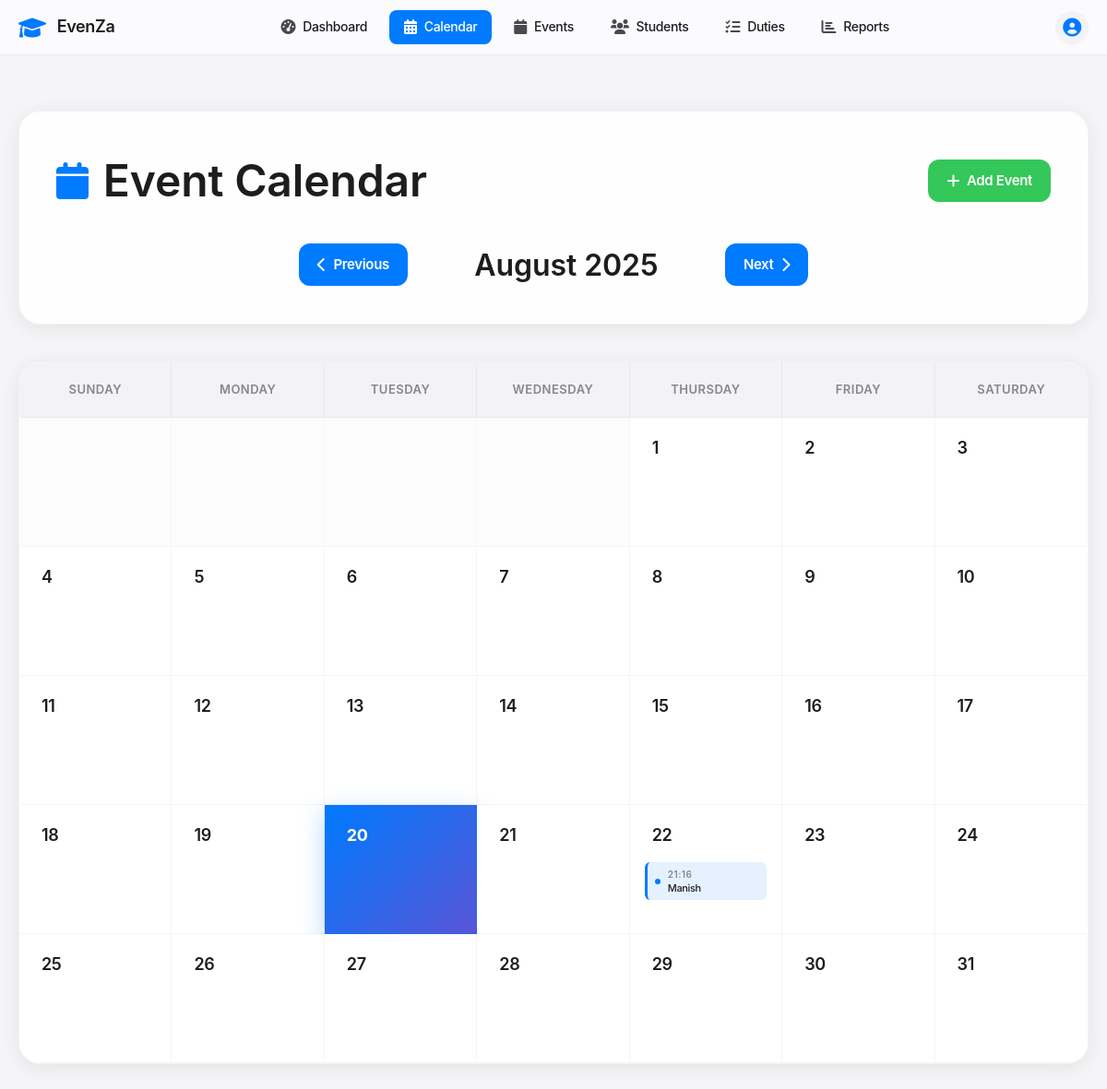
/calendar, run on an earlier commit of the app's database.
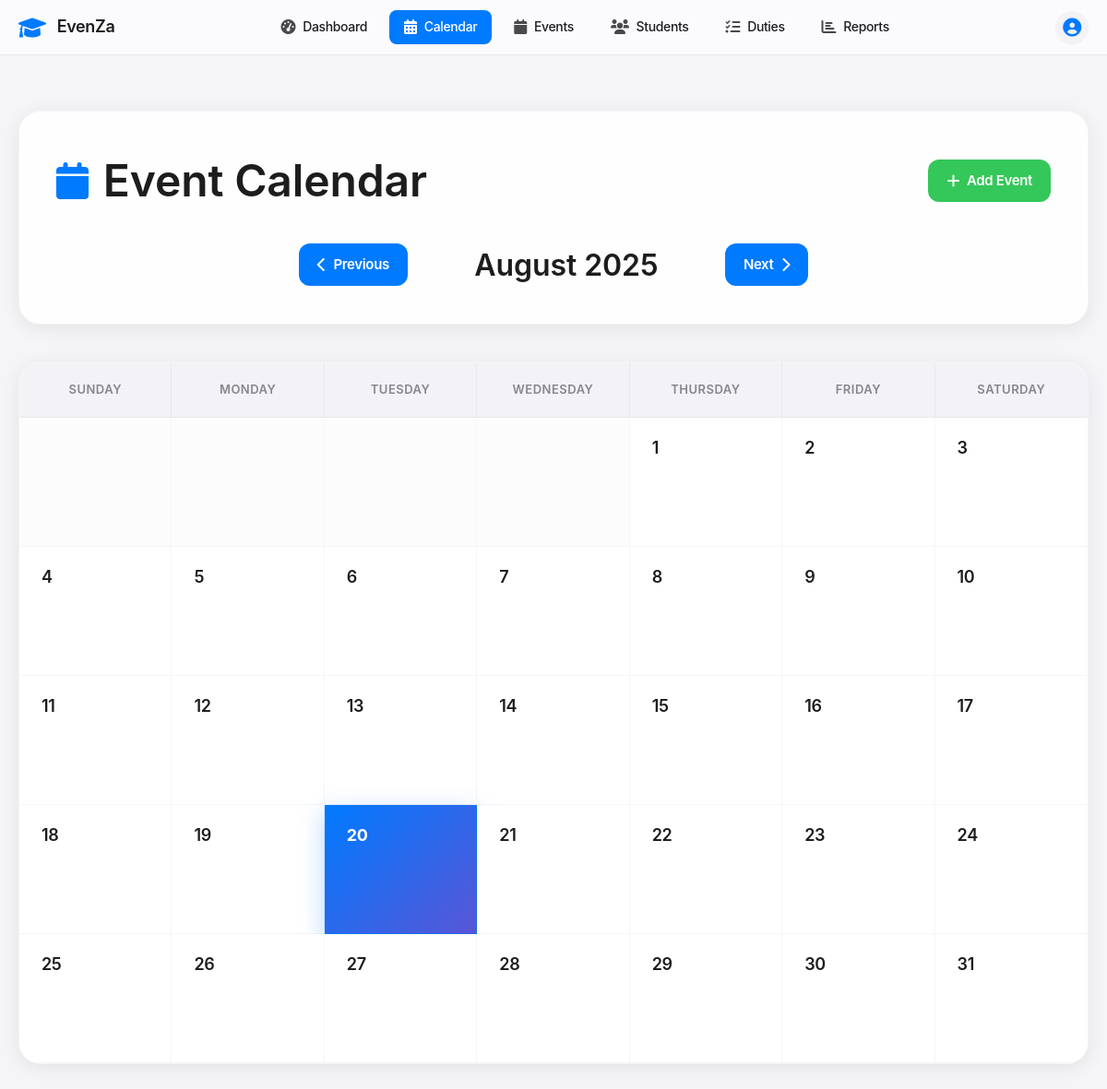
And on a later commit of the database.
### tables this page shows
CREATE TABLE events (
            id INTEGER PRIMARY KEY AUTOINCREMENT,
            name TEXT NOT NULL,
            type TEXT NOT NULL,
            event_date DATE NOT NULL,
            start_time TIME NOT NULL,
            end_time TIME NOT NULL,
            venue TEXT NOT NULL,
            description TEXT,
            host_school TEXT NOT NULL,
            participating_schools TEXT,
            status TEXT DEFAULT 'upcoming',
            created_at TIMESTAMP DEFAULT CURRENT_TIMESTAMP
        );

### app.py (the view)
@app.route('/calendar')
def calendar_view():
    year = int(request.args.get('year', datetime.now().year))
    month = int(request.args.get('month', datetime.now().month))
    calendar_data = get_calendar_data(year, month)
    return render_template('calendar.html', **calendar_data)

### app.py (called while the page is built)
def get_db_connection():
    conn = sqlite3.connect('events.db')
    conn.row_factory = sqlite3.Row
    return conn

### templates/calendar.html (shortened to what the changed rows need)
<!DOCTYPE html>
<html lang="en">
<head>
    <link href="https://cdnjs.cloudflare.com/ajax/libs/font-awesome/6.0.0/css/all.min.css" rel="stylesheet">
</head>
<body>
    <div class="calendar-container">
        <div class="container">
            <div class="calendar-header fade-in">
                <div class="header-content">
                    <h1 class="main-title">
                        <i class="fas fa-calendar calendar-icon"></i>
                        Event Calendar
                    </h1>
                </div>
                <div class="calendar-navigation">
                    <h2 class="current-month">{{ month_name }} {{ year }}</h2>
                </div>
            </div>
            <div class="calendar-wrapper fade-in">
                <div class="calendar-grid">
                    <div class="calendar-days">
                        {% for week in calendar %}
                            {% for day in week %}
                                {% if day != 0 %}
                                    <div class="calendar-day {% if day == datetime.now().day and month == datetime.now().month and year == datetime.now().year %}today{% endif %}">
                                        <div class="day-header">
                                            <div class="day-number">
                                                <a href="{{ url_for('day_events', year=year, month=month, day=day) }}">{{ day }}</a>
                                            </div>
                                        </div>
                                        <div class="day-events">
                                            {% set day_str = year ~ '-' ~ (month|string).zfill(2) ~ '-' ~ (day|string).zfill(2) %}
                                            {% if events_by_date.get(day_str) %}
                                                {% for event in events_by_date[day_str][:3] %}
                                                    <div class="event-item event-type-{{ loop.index0 % 4 }}">
                                                        <div class="event-indicator"></div>
                                                        <div class="event-content">
                                                            <span class="event-time">{{ event.start_time[:5] }}</span>
                                                            <span class="event-name">{{ event.name[:16] }}{% if event.name|length > 16 %}...{% endif %}</span>
                                                        </div>
                                                    </div>
                                                {% endfor %}
                                            {% endif %}
                                        </div>
                                    </div>
                                {% else %}
                                    <div class="calendar-day empty"></div>
                                {% endif %}
                            {% endfor %}
                        {% endfor %}
                    </div>
                </div>
            </div>
        </div>
    </div>
</body>
</html>

What changed in the data, as far as the page shows it:
removed events: start_time "21:16", name "Manish"
